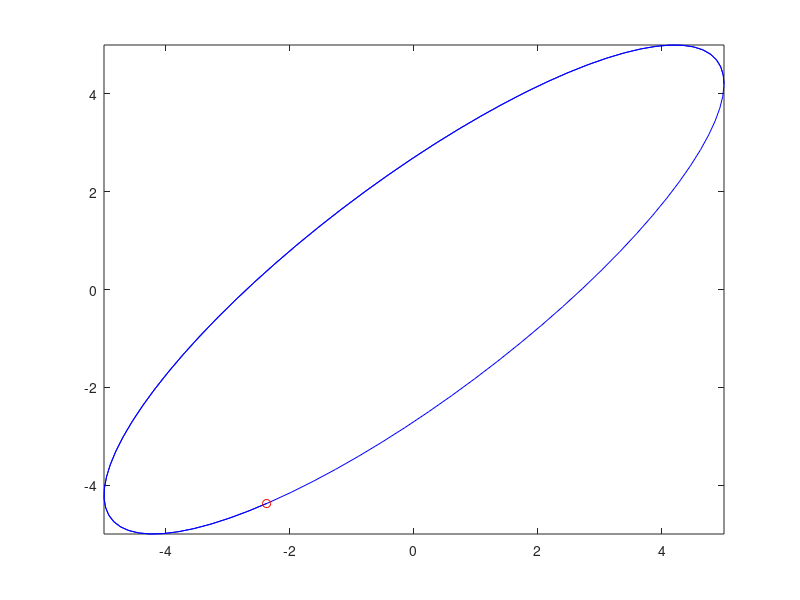

MATLAB code to generate this figure:
%% plotellipse.m
% Animated ellipse plotting
% Author: Len Pieroni
% No assistance

clear;
clc;
close all;

%% Parameter intialization

tMin = 0;
tMax = 3.5;
Nt = 140;


rad = 5;
omega = 3;
phi = 1;

time = linspace(tMin, tMax, Nt);

%% Point generation

xVals = rad.*cos(omega.*time);
yVals = rad.*sin(omega.*time + phi);

for iterCount = 1:Nt
    plot(xVals(1:iterCount), yVals(1:iterCount), "b-",...
        xVals(iterCount), yVals(iterCount), "ro");
    axis([-rad, rad, -rad, rad]);
    drawnow;
end